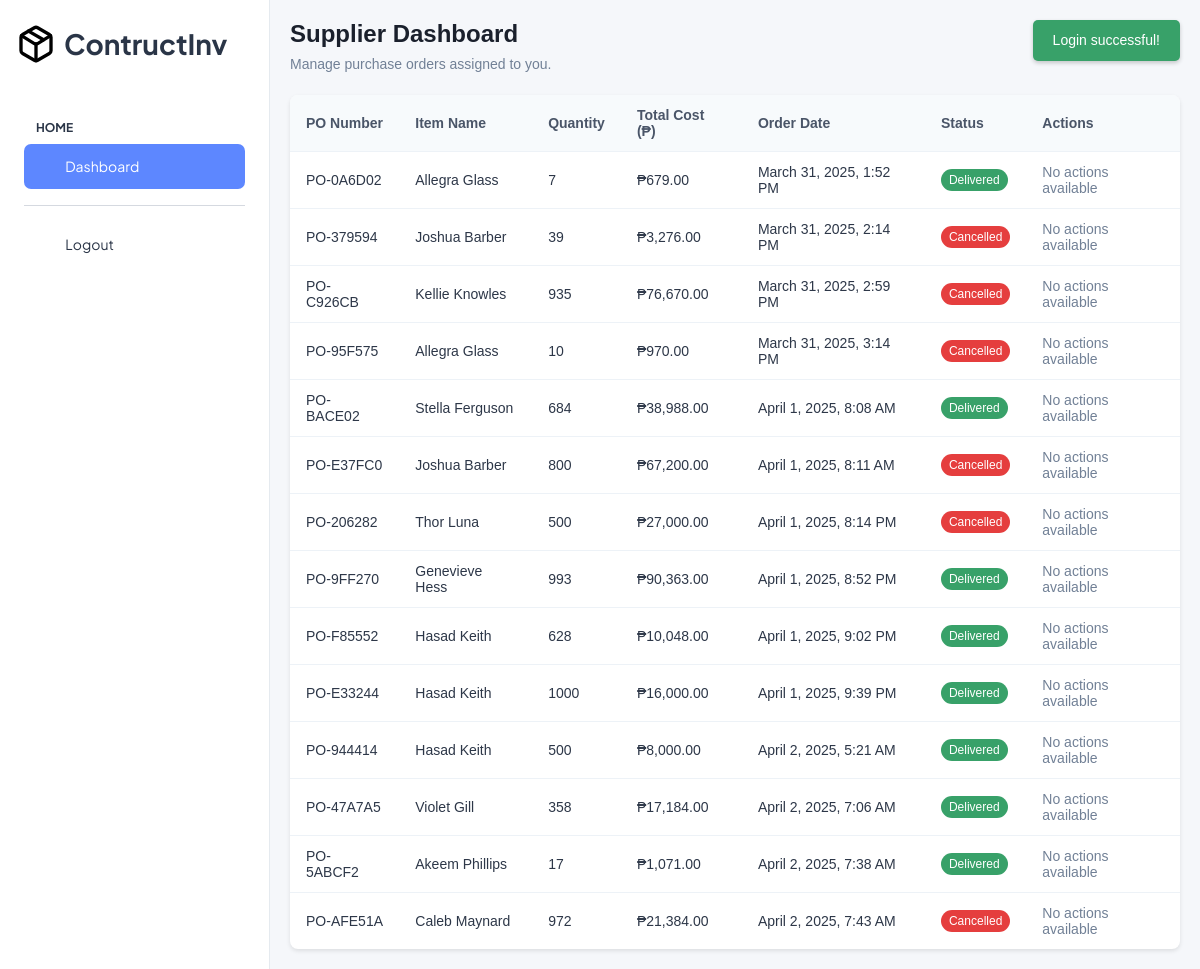
The page /user/index.php (signed in) on the database its author committed.
### tables this page shows
CREATE TABLE `purchase_orders` (
  `id` int(11) NOT NULL,
  `po_number` varchar(10) NOT NULL,
  `item_name` varchar(255) NOT NULL,
  `quantity` int(11) NOT NULL,
  `unit_cost` decimal(10,2) NOT NULL,
  `total_cost` decimal(10,2) NOT NULL,
  `supplier_id` int(11) NOT NULL,
  `order_date` datetime NOT NULL,
  `status` enum('ordered','shipped','delivered','cancelled') NOT NULL,
  `created_at` timestamp NOT NULL DEFAULT current_timestamp(),
  `remaining_quantity` int(11) NOT NULL DEFAULT 0
);

### session.php (called while the page is built, shortened)
<?php
class Session {
    public static function get($key) {
        return isset($_SESSION[$key]) ? $_SESSION[$key] : null;
    }
}
?>

### conn.php (called while the page is built, shortened)
<?php
class Database {
    private $host = "localhost";
    private $db_name = "inventory_db";
    private $username = "root";
    private $password = "";
    private $conn;
    public function __construct() {
        try {
            $this->conn = new PDO("mysql:host=$this->host;dbname=$this->db_name", $this->username, $this->password);
            $this->conn->setAttribute(PDO::ATTR_ERRMODE, PDO::ERRMODE_EXCEPTION);
            $this->conn->setAttribute(PDO::ATTR_DEFAULT_FETCH_MODE, PDO::FETCH_ASSOC);
        } catch (PDOException $e) {
            error_log("Connection failed: " . $e->getMessage());
            die("Database connection failed. Please try again later.");
        }
    }
    public function prepare($query) {
        return $this->conn->prepare($query);
    }
}
?>

### function.php (called while the page is built, shortened)
<?php
include_once 'conn.php';
class Functions {
    private $db;
    public function __construct() {
        $this->db = new Database();
    }
    public function GetUserInfo($user_id) {
        try {
            $query = "SELECT * FROM users WHERE id = :id";
            $stmt = $this->db->prepare($query);
            $stmt->bindParam(':id', $user_id);
            $stmt->execute();
            return $stmt->fetch();
        } catch (PDOException $e) {
            error_log("GetUserInfo error: " . $e->getMessage());
            return false;
        }
    }
    public function getOrdersBySupplier($supplier_id) {
        try {
            $query = "SELECT * FROM purchase_orders WHERE supplier_id = :supplier_id";
            $stmt = $this->db->prepare($query);
            $stmt->bindParam(':supplier_id', $supplier_id);
            $stmt->execute();
            return $stmt->fetchAll();
        } catch (PDOException $e) {
            error_log("getOrdersBySupplier error: " . $e->getMessage());
            return [];
        }
    }
}
?>

### user/index.php (the view, shortened to what this page needs)
<?php
include_once '../session.php';
include_once 'header.php';
include_once '../function.php';
$function = new Functions();
$user_id = Session::get('user_id');
$user = $user_id ? $function->GetUserInfo($user_id) : null;
$supplier_id = $user['id'];
$orders = $function->getOrdersBySupplier($supplier_id);
?>
<div style="padding: 20px; font-family: 'Arial', sans-serif; background-color: #f5f7fa; min-height: 100vh;">
    <?php
    $msg = Session::get("msg");
    if (isset($msg)) {
        echo "<div id='toast-container' style='position: fixed; top: 20px; right: 20px; z-index: 1000;'>";
        echo $msg;
        echo "</div>";
    }
    ?>
    <div style="display: flex; justify-content: space-between; align-items: center; margin-bottom: 20px; position: relative; z-index: 10;">
        <div>
            <h2 style="font-size: 24px; font-weight: 600; color: #1a202c; margin: 0;">Supplier Dashboard</h2>
            <p style="font-size: 14px; color: #718096; margin: 5px 0 0 0;">Manage purchase orders assigned to you.</p>
        </div>
    </div>
    <div style="background-color: white; border-radius: 8px; box-shadow: 0 2px 4px rgba(0,0,0,0.1); overflow: hidden;">
        <div style="overflow-x: auto;">
            <table style="width: 100%; border-collapse: collapse;">
                <thead>
                    <tr style="background-color: #f7fafc; color: #4a5568; font-size: 14px; font-weight: 600; text-align: left;">
                        <th style="padding: 12px 16px;">PO Number</th>
                        <th style="padding: 12px 16px;">Item Name</th>
                        <th style="padding: 12px 16px;">Quantity</th>
                        <th style="padding: 12px 16px;">Total Cost (₱)</th>
                        <th style="padding: 12px 16px;">Order Date</th>
                        <th style="padding: 12px 16px;">Status</th>
                        <th style="padding: 12px 16px;">Actions</th>
                    </tr>
                </thead>
                <tbody id="orders-table">
                    <?php
                    if ($orders) {
                        foreach ($orders as $order):
                            $statusLower = strtolower(trim($order['status']));
                            $statusColor = $statusLower === 'ordered' ? '#f6e05e' :
                                          ($statusLower === 'shipped' ? '#63b3ed' :
                                          ($statusLower === 'delivered' ? '#38a169' :
                                          (in_array($statusLower, ['canceled', 'cancelled']) ? '#e53e3e' : '#718096')));
                    ?>
                        <tr style="border-top: 1px solid #edf2f7; font-size: 14px; color: #2d3748;">
                            <td style="padding: 12px 16px;"><?=$order['po_number'];?></td>
                            <td style="padding: 12px 16px;"><?=$order['item_name'];?></td>
                            <td style="padding: 12px 16px;"><?=$order['quantity'];?></td>
                            <td style="padding: 12px 16px;">₱<?=number_format($order['total_cost'], 2);?></td>
                            <td style="padding: 12px 16px;"><?=date('F j, Y, g:i A', strtotime($order['order_date']));?></td>
                            <td style="padding: 12px 16px;">
                                <span style="background-color: <?=$statusColor;?>; color: white; padding: 4px 8px; border-radius: 12px; font-size: 12px; font-weight: 500;">
                                    <?=ucfirst($order['status']);?>
                                </span>
                            </td>
                            <td style="padding: 12px 16px;">
                                <?php if ($statusLower === 'delivered' || in_array($statusLower, ['canceled', 'cancelled'])): ?>
                                    <span style="color: #718096; font-size: 14px;">No actions available</span>
                                <?php endif; ?>
                            </td>
                        </tr>
                    <?php
                        endforeach;
                    } else {
                        echo "<tr><td colspan='7' style='padding: 20px; text-align: center; color: #718096; font-size: 14px;'>No purchase orders assigned to you.</td></tr>";
                    }
                    ?>
                </tbody>
            </table>
        </div>
    </div>
</div>
<?php
include_once 'footer.php';
?>

### user/header.php (shortened to what this page needs)
<?php
include_once '../session.php';
include_once '../function.php';
?>
<head>
  <link rel="stylesheet" href="../assets/css/styles.min.css" />
</head>
<body>
  <div class="page-wrapper" id="main-wrapper" data-layout="vertical" data-navbarbg="skin6" data-sidebartype="full"
    data-sidebar-position="fixed" data-header-position="fixed">
    <aside class="left-sidebar">
      <div>
      <div class="brand-logo d-flex align-items-center justify-content-between py-4 px-3">
                    <div class="d-flex align-items-center">
                        <h2 class="fw-bolder text-dark mb-0">ContructInv</h2>
                    </div>
                </div>
        <nav class="sidebar-nav scroll-sidebar">
          <ul id="sidebarnav">
            <li class="nav-small-cap">
              <span class="hide-menu">Home</span>
            </li>
            <li class="sidebar-item">
              <a class="sidebar-link" href="index.php" aria-expanded="false">
                <span>
                  <i class="ti ti-layout-dashboard"></i>
                </span>
                <span class="hide-menu">Dashboard</span>
              </a>
            </li>
        <hr>
            <li class="sidebar-item">
              <a class="sidebar-link" href="../auth/logout.php" aria-expanded="false">
                <span>
                  <i class="ti ti-login"></i>
                </span>
                <span class="hide-menu">Logout</span>
              </a>
            </li>
          </ul>
        </nav>
      </div>
    </aside>
    <div class="body-wrapper">

### user/footer.php (shortened to what this page needs)
</div>
</body>
</html>

### user/index.php (style rules this page uses)
#toast-container { position: fixed; top: 20px; right: 20px; z-index: 1000; }
#toast-container .toast-message { padding: 10px 20px; border-radius: 5px; font-size: 14px; color: white; opacity: 0; transition: opacity 0.5s ease-in-out; margin-bottom: 10px; box-shadow: 0 2px 4px rgba(0,0,0,0.2); }
#toast-container .toast-message.success { background-color: #38a169; }

### rows shown on the page
purchase_orders: po_number "PO-0A6D02", item_name "Allegra Glass", quantity "7", total_cost "679.00", order_date "March 31, 2025, 1:52 PM", status "Delivered", shows "No actions available"
purchase_orders: po_number "PO-379594", item_name "Joshua Barber", quantity "39", total_cost "3,276.00", order_date "March 31, 2025, 2:14 PM", status "Cancelled", shows "No actions available"
purchase_orders: po_number "PO-C926CB", item_name "Kellie Knowles", quantity "935", total_cost "76,670.00", order_date "March 31, 2025, 2:59 PM", status "Cancelled", shows "No actions available"
purchase_orders: po_number "PO-95F575", item_name "Allegra Glass", quantity "10", total_cost "970.00", order_date "March 31, 2025, 3:14 PM", status "Cancelled", shows "No actions available"
purchase_orders: po_number "PO-BACE02", item_name "Stella Ferguson", quantity "684", total_cost "38,988.00", order_date "April 1, 2025, 8:08 AM", status "Delivered", shows "No actions available"
purchase_orders: po_number "PO-E37FC0", item_name "Joshua Barber", quantity "800", total_cost "67,200.00", order_date "April 1, 2025, 8:11 AM", status "Cancelled", shows "No actions available"
purchase_orders: po_number "PO-206282", item_name "Thor Luna", quantity "500", total_cost "27,000.00", order_date "April 1, 2025, 8:14 PM", status "Cancelled", shows "No actions available"
purchase_orders: po_number "PO-9FF270", item_name "Genevieve Hess", quantity "993", total_cost "90,363.00", order_date "April 1, 2025, 8:52 PM", status "Delivered", shows "No actions available"
purchase_orders: po_number "PO-F85552", item_name "Hasad Keith", quantity "628", total_cost "10,048.00", order_date "April 1, 2025, 9:02 PM", status "Delivered", shows "No actions available"
purchase_orders: po_number "PO-E33244", item_name "Hasad Keith", quantity "1000", total_cost "16,000.00", order_date "April 1, 2025, 9:39 PM", status "Delivered", shows "No actions available"
purchase_orders: po_number "PO-944414", item_name "Hasad Keith", quantity "500", total_cost "8,000.00", order_date "April 2, 2025, 5:21 AM", status "Delivered", shows "No actions available"
purchase_orders: po_number "PO-47A7A5", item_name "Violet Gill", quantity "358", total_cost "17,184.00", order_date "April 2, 2025, 7:06 AM", status "Delivered", shows "No actions available"
purchase_orders: po_number "PO-5ABCF2", item_name "Akeem Phillips", quantity "17", total_cost "1,071.00", order_date "April 2, 2025, 7:38 AM", status "Delivered", shows "No actions available"
purchase_orders: po_number "PO-AFE51A", item_name "Caleb Maynard", quantity "972", total_cost "21,384.00", order_date "April 2, 2025, 7:43 AM", status "Cancelled", shows "No actions available"

### other values the page prints
$msg "Login successful!"
